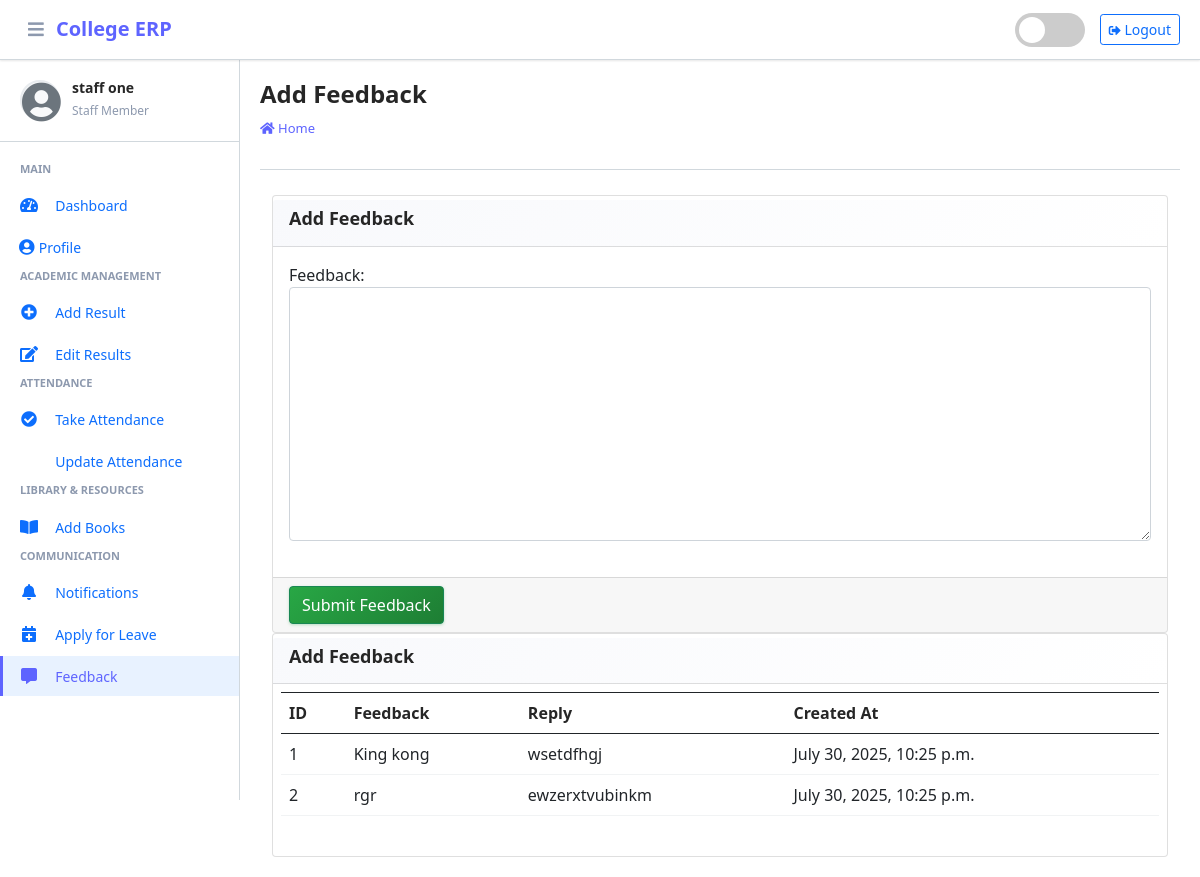
/staff/feedback/ (signed in), run on an earlier commit of the app's database.
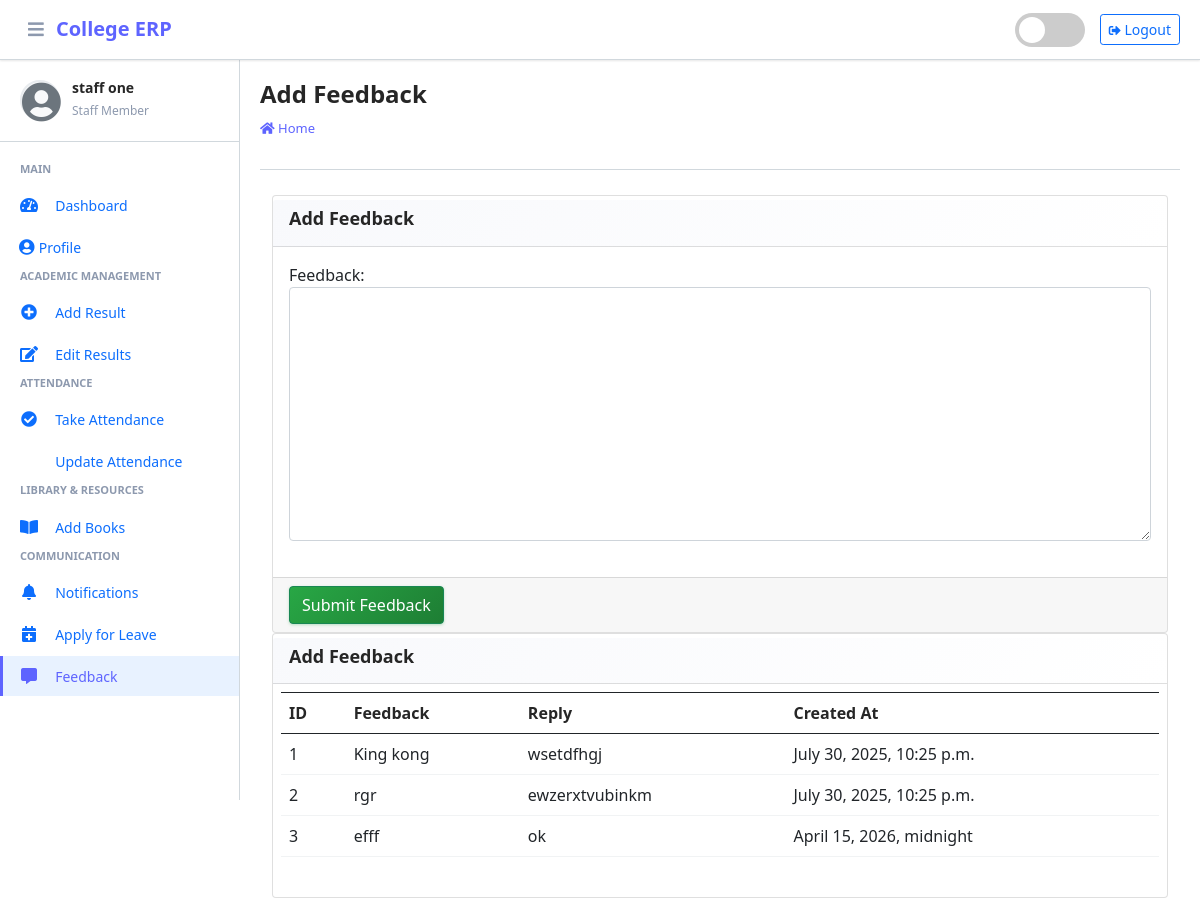
And on a later commit of the database.
### main_app/models.py (models this page shows)
class FeedbackStaff(models.Model):
    staff = models.ForeignKey(Staff, on_delete=models.CASCADE)
    feedback = models.TextField()
    reply = models.TextField()
    created_at = models.DateTimeField(auto_now_add=True)
    updated_at = models.DateTimeField(auto_now=True)

### main_app/staff_views.py (the view, shortened to what this page needs)
# urls.py: path("staff/feedback/", staff_views.staff_feedback, name='staff_feedback'),
def staff_feedback(request):
    form = FeedbackStaffForm(request.POST or None)
    staff = get_object_or_404(Staff, admin_id=request.user.id)
    context = {
        'form': form,
        'feedbacks': FeedbackStaff.objects.filter(staff=staff),
        'page_title': 'Add Feedback'
    }
    return render(request, "staff_template/staff_feedback.html", context)

### main_app/forms.py
class FeedbackStaffForm(FormSettings):
    def __init__(self, *args, **kwargs):
        super(FeedbackStaffForm, self).__init__(*args, **kwargs)
    class Meta:
        model = FeedbackStaff
        fields = ['feedback']

### main_app/templates/staff_template/staff_feedback.html
{% extends 'main_app/base.html' %}
{% load static %}
{% block page_title %}{{page_title}}{% endblock page_title %}
{% block content %}
<section class="content">
    <div class="container-fluid">
        <div class="row">
            <div class="col-md-12">
                <div class="card card-dark">
                    <div class="card-header">
                        <h3 class="card-title">{{page_title}}</h3>
                    </div>
                    {% include "main_app/form_template.html" with messages=messages  form=form button_text="Submit Feedback"%}
                </div>
<div class="card card-dark">
    <div class="card-header"><h3 class="card-title">{{page_title}}</h3>
    </div>
   <div class="table p-2" style="overflow-x: auto; overflow-y: auto; max-height: 500px;">
       <table class="table table-bordered" style="min-width: 700px;">
           <tr>
               <th>ID</th>
               <th>Feedback</th>
               <th>Reply</th>
            <th>Created At</th>
        </tr>
        {% for feedback in feedbacks %}
        <tr>
            <td>{{forloop.counter}}</td>
            <td style="word-wrap: break-word; max-width: 250px; overflow: hidden; text-overflow: ellipsis;">{{feedback.feedback}}</td>
              <td style="word-wrap: break-word; max-width: 200px; overflow: hidden; text-overflow: ellipsis;">
                  {% if feedback.reply == "" %}
                      <p class="badge badge-warning">No Response Yet</p>
                      {% else %}
                      {{feedback.reply}}
                  {% endif %}
              </td>
              <td>{{feedback.created_at}}</td>
            </tr>
            {% endfor %}
        </table>
    </div>
    </div>
            </div>
        </div>
    </div>
</section>
{% endblock content %}

What changed in the data, as far as the page shows it:
added FeedbackStaff: feedback "efff", reply "ok", created_at "April 15, 2026, midnight"
